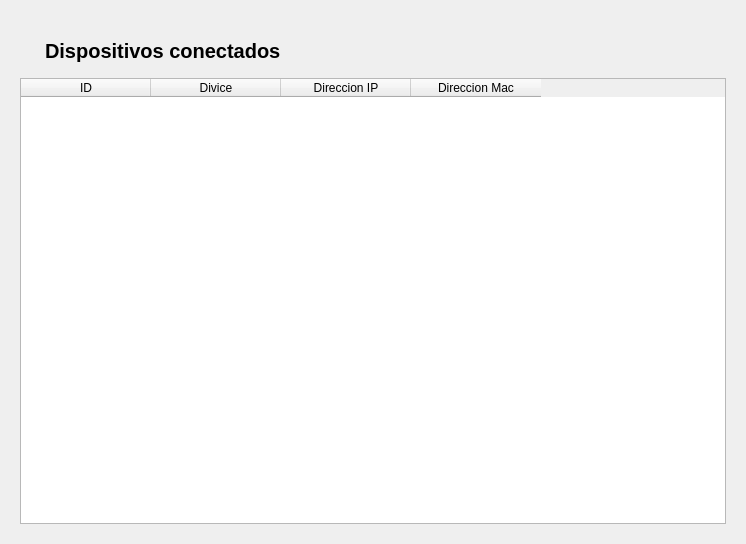
<?xml version="1.0" encoding="UTF-8"?>
<ui version="4.0">
 <class>Form</class>
 <widget class="QWidget" name="Form">
  <property name="geometry">
   <rect>
    <x>0</x>
    <y>0</y>
    <width>746</width>
    <height>544</height>
   </rect>
  </property>
  <property name="windowTitle">
   <string>Form</string>
  </property>
  <layout class="QGridLayout" name="gridLayout">
   <item row="0" column="0">
    <widget class="QWidget" name="widget" native="true">
     <layout class="QGridLayout" name="gridLayout_2">
      <property name="horizontalSpacing">
       <number>0</number>
      </property>
      <item row="1" column="0">
       <widget class="QWidget" name="widget_2" native="true">
        <layout class="QGridLayout" name="gridLayout_3">
         <property name="leftMargin">
          <number>25</number>
         </property>
         <item row="0" column="1">
          <spacer name="horizontalSpacer">
           <property name="orientation">
            <enum>Qt::Horizontal</enum>
           </property>
           <property name="sizeHint" stdset="0">
            <size>
             <width>40</width>
             <height>20</height>
            </size>
           </property>
          </spacer>
         </item>
         <item row="0" column="0">
          <widget class="QLabel" name="label">
           <property name="font">
            <font>
             <pointsize>15</pointsize>
             <bold>true</bold>
            </font>
           </property>
           <property name="text">
            <string>Dispositivos conectados</string>
           </property>
          </widget>
         </item>
        </layout>
       </widget>
      </item>
      <item row="0" column="0">
       <spacer name="verticalSpacer">
        <property name="orientation">
         <enum>Qt::Vertical</enum>
        </property>
        <property name="sizeType">
         <enum>QSizePolicy::Fixed</enum>
        </property>
        <property name="sizeHint" stdset="0">
         <size>
          <width>30</width>
          <height>10</height>
         </size>
        </property>
       </spacer>
      </item>
      <item row="2" column="0">
       <widget class="TableWidget" name="tableWidget">
        <attribute name="horizontalHeaderCascadingSectionResizes">
         <bool>false</bool>
        </attribute>
        <attribute name="horizontalHeaderDefaultSectionSize">
         <number>130</number>
        </attribute>
        <attribute name="horizontalHeaderShowSortIndicator" stdset="0">
         <bool>false</bool>
        </attribute>
        <attribute name="horizontalHeaderStretchLastSection">
         <bool>false</bool>
        </attribute>
        <attribute name="verticalHeaderCascadingSectionResizes">
         <bool>false</bool>
        </attribute>
        <attribute name="verticalHeaderShowSortIndicator" stdset="0">
         <bool>false</bool>
        </attribute>
        <column>
         <property name="text">
          <string>ID</string>
         </property>
        </column>
        <column>
         <property name="text">
          <string>Divice</string>
         </property>
        </column>
        <column>
         <property name="text">
          <string>Direccion IP</string>
         </property>
        </column>
        <column>
         <property name="text">
          <string>Direccion Mac</string>
         </property>
        </column>
       </widget>
      </item>
     </layout>
    </widget>
   </item>
  </layout>
 </widget>
 <customwidgets>
  <customwidget>
   <class>TableWidget</class>
   <extends>QTableWidget</extends>
   <header>qfluentwidgets</header>
  </customwidget>
 </customwidgets>
 <resources/>
 <connections/>
</ui>
